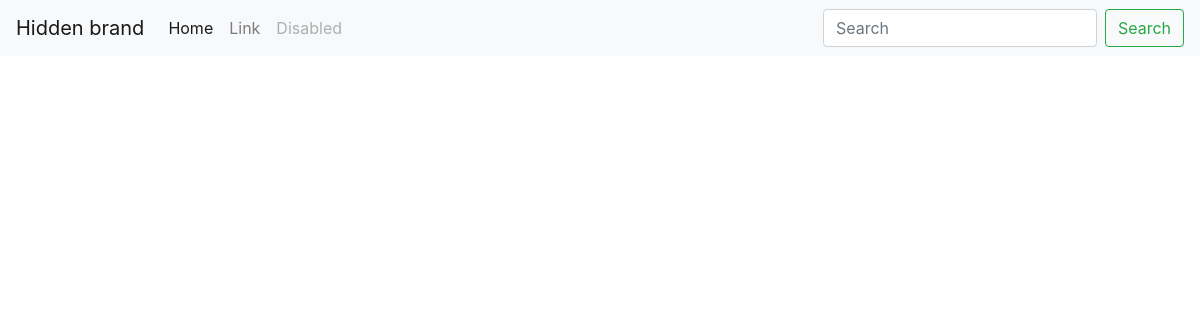
Before: / with the older database file.
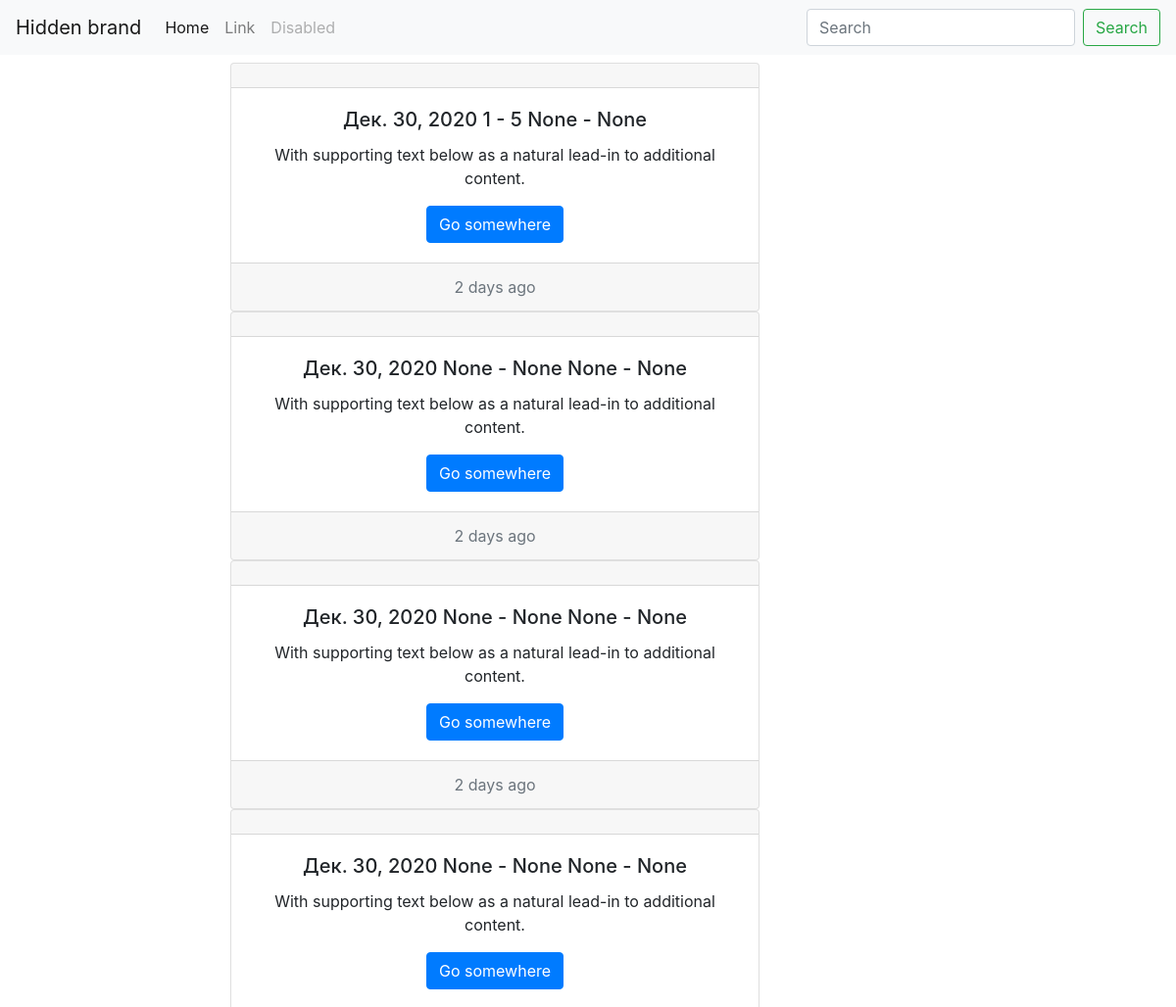
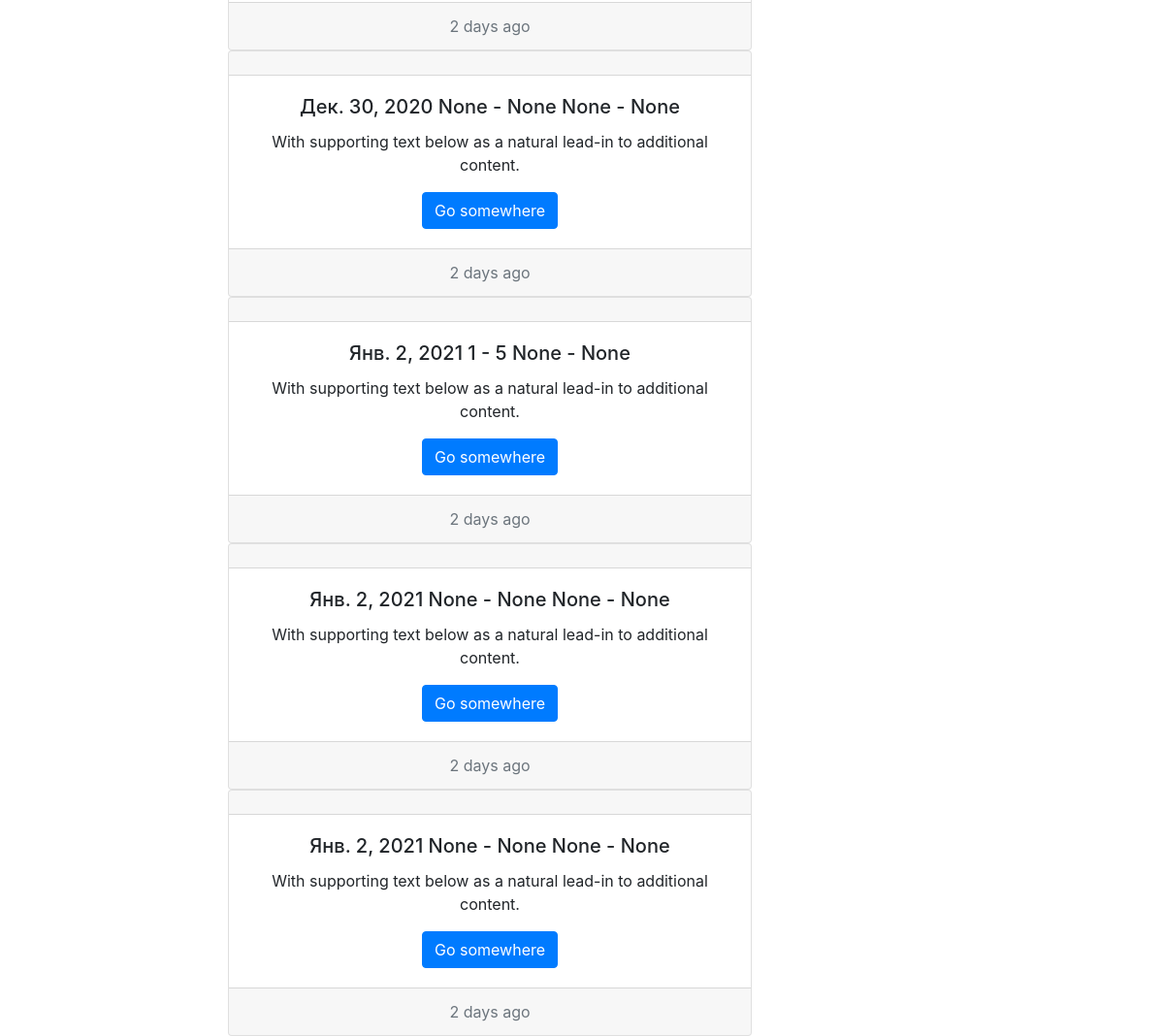
After: the same page with the newer database file (2 pictures, top to bottom).
### main/models.py (models this page shows, shortened)
class Sample(models.Model):
    sample = models.SlugField('Образец', unique=True)
    date_production = models.DateField('Дата производства', db_index=True,auto_now=True)
    company = models.ForeignKey(Company,on_delete=models.CASCADE,verbose_name='компания')
    product = models.ForeignKey(Product, on_delete=models.CASCADE, blank=True,null=True,verbose_name='продукт')
    category = models.ManyToManyField(Category,related_name='samples',blank=True, verbose_name='категория')
    bb_for_i = models.IntegerField('Б/Б с', blank=True, null=True)
    bb_and_for = models.IntegerField('Б/Б по',blank=True, null=True)
    pallet_for_i = models.IntegerField('паллеты с',blank=True, null=True)
    pallet_and_for = models.IntegerField('паллеты по',blank=True, null=True)
    repeate = models.BooleanField('повтор',blank=False)
    date_reg = models.DateTimeField('Дата анализа',auto_now_add=True)
    comment = models.TextField('комментарий', blank=True)
    class Meta:
        verbose_name = 'образец'
        verbose_name_plural = 'образцы'

### main/views.py (the view)
# urls.py: path('', views.index, name='index'),
def index(request):
    samples = Sample.objects.all()
    return render(request,'main/index.html', context={'samples':samples})

### main/templates/main/index.html (shortened to what this page needs)
{% extends 'main/base_main.html' %}
{% block content %}
    {% for sample in samples %}
        <div class="card text-center">
            <div class="card-header">
            </div>
            <div class="card-body">
            <h5 class="card-title">
                {{sample.date_production }}
                {{ sample.bb_for_i }} - {{ sample.bb_and_for }}
                {{ sample.pallet_for_i }} - {{ sample.pallet_and_for }}
            </h5>
            <p class="card-text">With supporting text below as a natural lead-in to additional content.</p>
            <a href="#" class="btn btn-primary">Go somewhere</a>
            </div>
            <div class="card-footer text-muted">
            2 days ago
            </div>
        </div>
    {% endfor %}
{% endblock content %}

### main/templates/main/base_main.html
{% extends 'base.html' %}

### templates/base.html (shortened to what this page needs)
<!doctype html>
<html lang="en">
<head>
    <link rel="stylesheet" href="https://cdn.jsdelivr.net/npm/bootstrap@4.5.3/dist/css/bootstrap.min.css"
>
</head>
<body>
    <nav class="navbar navbar-expand-lg navbar-light bg-light">
        <div class="collapse navbar-collapse" id="navbarTogglerDemo01">
            <a class="navbar-brand" href="#">Hidden brand</a>
            <ul class="navbar-nav mr-auto mt-2 mt-lg-0">
                <li class="nav-item active">
                    <a class="nav-link" href="#">Home <span class="sr-only">(current)</span></a>
                </li>
                <li class="nav-item">
                    <a class="nav-link" href="#">Link</a>
                </li>
                <li class="nav-item">
                    <a class="nav-link disabled" href="#" tabindex="-1" aria-disabled="true">Disabled</a>
                </li>
            </ul>
            <form class="form-inline my-2 my-lg-0">
                <input class="form-control mr-sm-2" type="search" placeholder="Search" aria-label="Search">
                <button class="btn btn-outline-success my-2 my-sm-0" type="submit">Search</button>
            </form>
        </div>
    </nav>
        <div class="container mt-2">
            <div class="row">
                <div class="col-6 offset-md-2">
                    {% block content %}{% endblock content %}
                </div>
            </div>
        </div>
</body>
</html>

Changed rows visible on the page:
added Sample: date_production "Дек. 30, 2020", bb_for_i "1", bb_and_for "5", pallet_for_i "None", pallet_and_for "None"
added Sample: date_production "Дек. 30, 2020", bb_for_i "None", bb_and_for "None", pallet_for_i "None", pallet_and_for "None"
added Sample: date_production "Дек. 30, 2020", bb_for_i "None", bb_and_for "None", pallet_for_i "None", pallet_and_for "None"
added Sample: date_production "Дек. 30, 2020", bb_for_i "None", bb_and_for "None", pallet_for_i "None", pallet_and_for "None"
added Sample: date_production "Дек. 30, 2020", bb_for_i "None", bb_and_for "None", pallet_for_i "None", pallet_and_for "None"
added Sample: date_production "Янв. 2, 2021", bb_for_i "1", bb_and_for "5", pallet_for_i "None", pallet_and_for "None"
added Sample: date_production "Янв. 2, 2021", bb_for_i "None", bb_and_for "None", pallet_for_i "None", pallet_and_for "None"
added Sample: date_production "Янв. 2, 2021", bb_for_i "None", bb_and_for "None", pallet_for_i "None", pallet_and_for "None"
